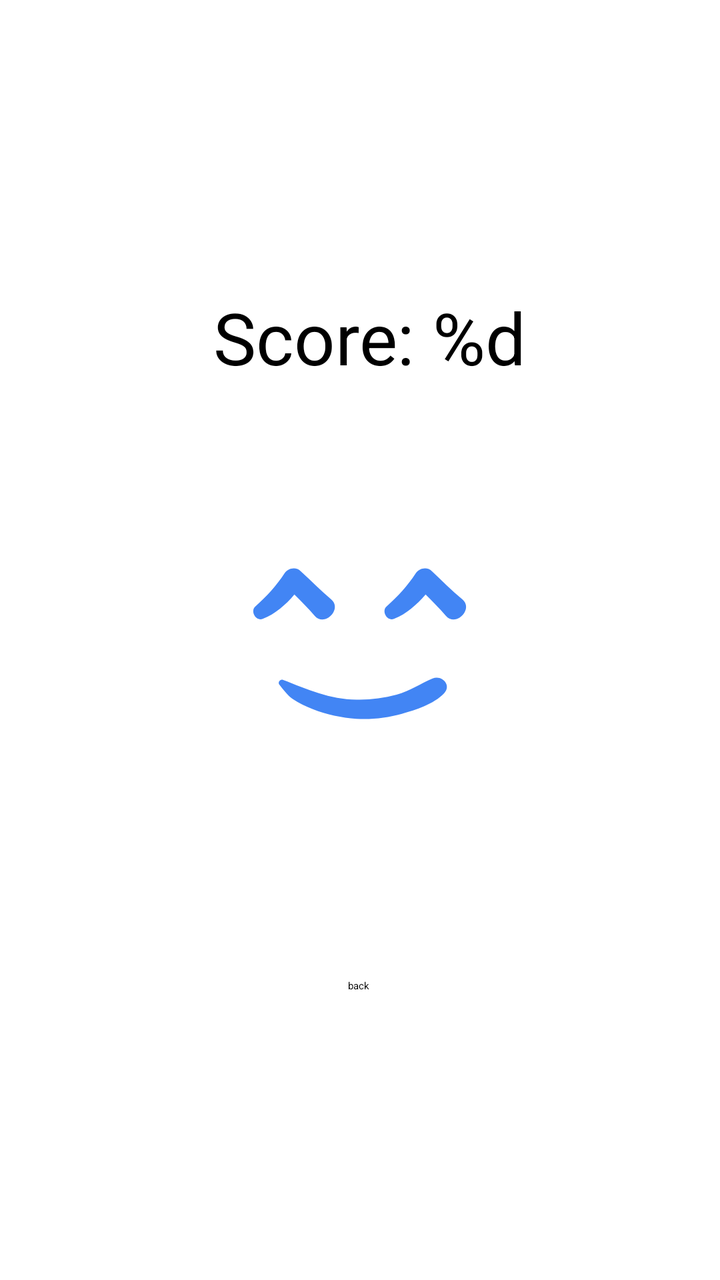
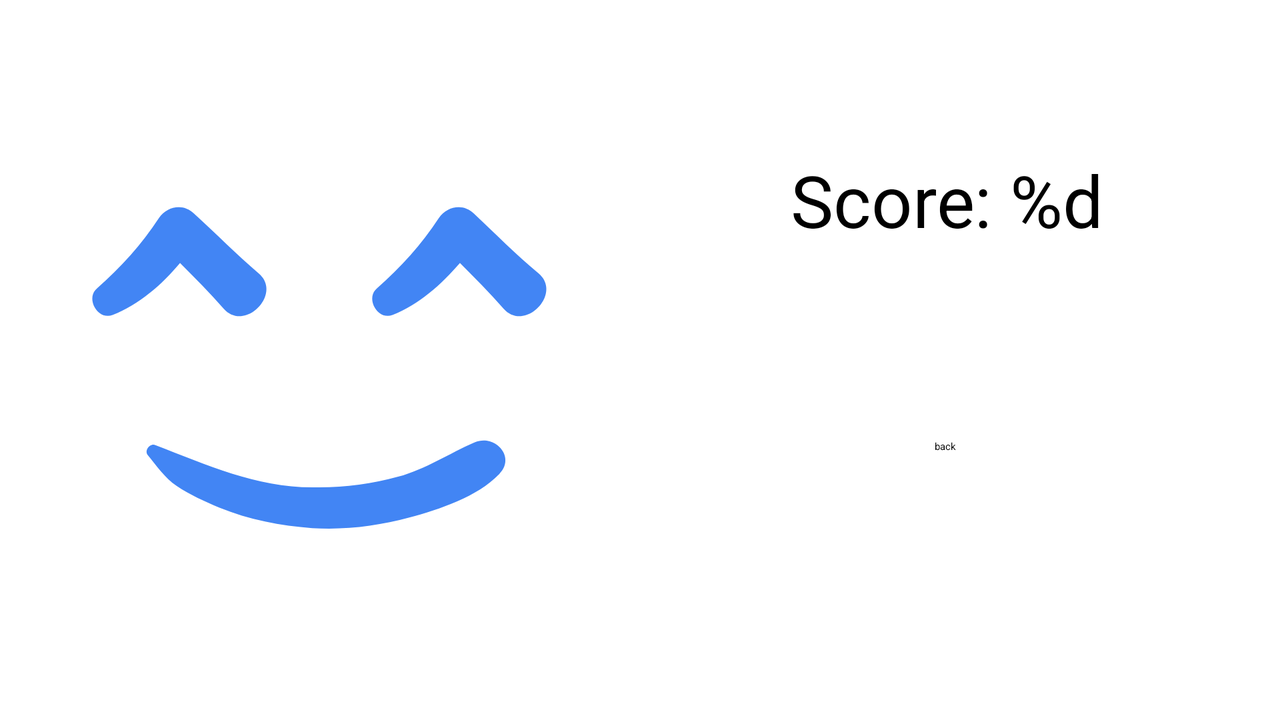

First picture: res/layout/ on a phone held upright. Second picture: the repository's own variant of that layout, on a device whose configuration matches the variant's folder. Source for both follows.
<!-- AndroidManifest.xml: application theme Theme.DictationDemo -->
<!-- res/layout/fragment_win.xml -->
<?xml version="1.0" encoding="utf-8"?>

<layout xmlns:android="http://schemas.android.com/apk/res/android"
    xmlns:app="http://schemas.android.com/apk/res-auto"
    xmlns:tools="http://schemas.android.com/tools">

    <data>
        <variable
            name="data"
            type="cn.edu.gdut.dictationdemo.MyViewModel" />
    </data>

    <androidx.constraintlayout.widget.ConstraintLayout
        android:layout_width="match_parent"
        android:layout_height="match_parent"
        android:backgroundTint="@color/ic_launcher_background"
        tools:context=".WinFragment">

        <ImageView
            android:id="@+id/imageView2"
            android:layout_width="150dp"
            android:layout_height="150dp"
            android:contentDescription="@string/imagViewDescription"
            android:src="@drawable/ic_happy_24dp"
            app:layout_constraintBottom_toBottomOf="parent"
            app:layout_constraintEnd_toEndOf="parent"
            app:layout_constraintStart_toStartOf="parent"
            app:layout_constraintTop_toTopOf="parent"
            app:layout_constraintVertical_bias="0.5" />

        <Button
            android:id="@+id/buttonBack"
            android:layout_width="wrap_content"
            android:layout_height="wrap_content"
            android:backgroundTint="@color/buttonNumColor2"
            android:text="@string/buttonBack"
            app:layout_constraintBottom_toBottomOf="parent"
            app:layout_constraintEnd_toEndOf="parent"
            app:layout_constraintHorizontal_bias="0.498"
            app:layout_constraintStart_toStartOf="parent"
            app:layout_constraintTop_toTopOf="parent"
            app:layout_constraintVertical_bias="0.773" />

        <TextView
            android:id="@+id/textView4"
            android:layout_width="wrap_content"
            android:layout_height="wrap_content"
            android:text="@{@string/newRecord(data.currentScore)}"
            android:textSize="@dimen/ResultTextSize"
            app:layout_constraintBottom_toBottomOf="parent"
            app:layout_constraintEnd_toEndOf="parent"
            app:layout_constraintHorizontal_bias="0.523"
            app:layout_constraintStart_toStartOf="parent"
            app:layout_constraintTop_toTopOf="parent"
            app:layout_constraintVertical_bias="0.244"
            tools:text="@string/score" />

    </androidx.constraintlayout.widget.ConstraintLayout>
</layout>
<!-- resources referenced by this layout -->
<resources>
  <color name="buttonNumColor2">#4285F4</color>
  <dimen name="ResultTextSize">36sp</dimen>
  <!-- drawable ic_happy_24dp (drawable) -->
  <?xml version="1.0" encoding="utf-8"?>
  
  <vector xmlns:android="http://schemas.android.com/apk/res/android"
      android:width="91dp"
      android:height="91dp"
      android:viewportWidth="91"
      android:viewportHeight="91">
  
      <path
          android:fillColor="#4285F4"
          android:pathData="M25.6,31.7c2.1,2.1,4.2,4.2,6.2,6.5c3,3.4,8.4-2.1,5-5c-3.2-2.7-6.1-5.7-9.2-8.5c-1.5-1.5-3.8-1.1-5,0.6 c-2.5,3.8-5.4,7-8.8,10c-1.7,1.4,0.1,4.6,2.2,3.8C19.8,37.6,23,34.8,25.6,31.7z" />
      <path
          android:fillColor="#4285F4"
          android:pathData="M67.4,24.7c-1.5-1.5-3.8-1.1-5,0.6c-2.5,3.8-5.4,7-8.8,10c-1.7,1.4,0.1,4.6,2.2,3.8c3.8-1.5,6.9-4.3,9.6-7.4 c2.1,2.1,4.2,4.2,6.2,6.5c3,3.4,8.4-2.1,5-5C73.3,30.5,70.4,27.5,67.4,24.7z" />
      <path
          android:fillColor="#4285F4"
          android:pathData="M67.5,57.2c-3.7,1.6-6.9,3.8-10.9,4.9c-4,1.1-8.1,1.6-12.2,1.5c-8,0-15-3.2-22.3-6c-0.8-0.3-1.6,0.8-1.1,1.4 c1.3,1.6,2.4,3.2,4.1,4.4c1.9,1.3,4,2.2,6.1,3.1c4.2,1.7,8.7,2.6,13.2,2.9c4.6,0.3,9.4-0.3,13.8-1.5c4.3-1.2,9.6-2.9,12.8-6.2 C73.4,59.3,70.4,56,67.5,57.2z" />
  </vector>
  <string name="buttonBack">back</string>
  <string name="imagViewDescription" translatable="false">Description</string>
  <string name="newRecord">New Record: %d</string>
  <string name="score">Score: %d</string>
  <style name="Theme.DictationDemo" parent="Theme.MaterialComponents.DayNight.DarkActionBar">
          
          <item name="colorPrimary">@color/purple_500</item>
          <item name="colorPrimaryVariant">@color/purple_700</item>
          <item name="colorOnPrimary">@color/white</item>
          
          <item name="colorSecondary">@color/teal_200</item>
          <item name="colorSecondaryVariant">@color/teal_700</item>
          <item name="colorOnSecondary">@color/black</item>
          
          <item name="android:statusBarColor" tools:targetApi="l">?attr/colorPrimaryVariant</item>
          
      </style>
  <color name="purple_500">#FF4285F4</color>
  <color name="purple_700">#FF4285F4</color>
  <color name="white">#FFFFFFFF</color>
  <color name="teal_200">#FF03DAC5</color>
  <color name="teal_700">#FF018786</color>
  <color name="black">#FF000000</color>
</resources>
<!-- res/layout-land/fragment_win.xml (the repository's variant of the layout above) -->
<!-- drawn on the phone turned sideways -->
<?xml version="1.0" encoding="utf-8"?>
<layout xmlns:android="http://schemas.android.com/apk/res/android"
    xmlns:app="http://schemas.android.com/apk/res-auto"
    xmlns:tools="http://schemas.android.com/tools">

    <data>
        <variable
            name="data"
            type="cn.edu.gdut.dictationdemo.MyViewModel" />
    </data>

    <androidx.constraintlayout.widget.ConstraintLayout
        android:layout_width="match_parent"
        android:layout_height="match_parent"
        tools:context=".WinFragment">

        <ImageView
            android:id="@+id/imageView2"
            android:layout_width="0dp"
            android:layout_height="0dp"
            android:contentDescription="@string/imagViewDescription"
            android:src="@drawable/ic_happy_24dp"
            app:layout_constraintBottom_toBottomOf="parent"
            app:layout_constraintEnd_toStartOf="@+id/guideline17"
            app:layout_constraintStart_toStartOf="parent"
            app:layout_constraintTop_toTopOf="parent"
            app:layout_constraintVertical_bias="0.281" />

        <Button
            android:id="@+id/buttonBack"
            android:layout_width="wrap_content"
            android:layout_height="wrap_content"
            android:backgroundTint="@color/buttonNumColor2"
            android:text="@string/buttonBack"
            android:textAlignment="center"
            app:layout_constraintBottom_toBottomOf="parent"
            app:layout_constraintEnd_toEndOf="parent"
            app:layout_constraintHorizontal_bias="0.476"
            app:layout_constraintStart_toStartOf="@+id/guideline17"
            app:layout_constraintTop_toTopOf="parent"
            app:layout_constraintVertical_bias="0.622" />

        <TextView
            android:id="@+id/textView4"
            android:layout_width="wrap_content"
            android:layout_height="wrap_content"
            android:text="@{@string/newRecord(data.currentScore)}"
            android:textAlignment="center"
            android:textSize="@dimen/ResultTextSize"
            app:layout_constraintBottom_toBottomOf="parent"
            app:layout_constraintEnd_toEndOf="parent"
            app:layout_constraintHorizontal_bias="0.461"
            app:layout_constraintStart_toStartOf="@+id/guideline17"
            app:layout_constraintTop_toTopOf="parent"
            app:layout_constraintVertical_bias="0.243"
            tools:text="@string/score" />

        <androidx.constraintlayout.widget.Guideline
            android:id="@+id/guideline17"
            android:layout_width="wrap_content"
            android:layout_height="wrap_content"
            android:orientation="vertical"
            app:layout_constraintGuide_percent="0.5" />

    </androidx.constraintlayout.widget.ConstraintLayout>
</layout>
